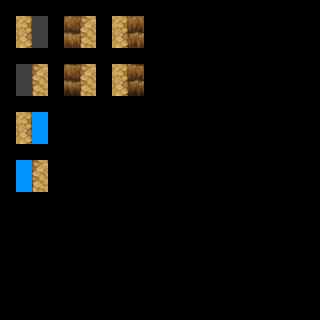

This is a level from a 2D game, rendered from its Tiled map with the project's own tilesets. A one-line summary and the complete map file follow:
An orthogonal 20x20 tile map with 16x16 px tiles, 3 tile layers (regions, input_set, output_over5 trees), 2 tilesets.

<map version="1.0" orientation="orthogonal" renderorder="right-down" width="20" height="20" tilewidth="16" tileheight="16" nextobjectid="1">
 <properties>
  <property name="NoOverlappingRules" value="true" />
 </properties>
 <tileset firstgid="1" name="ruleset" tilewidth="16" tileheight="16" tilecount="60" columns="10">
  <image source="../tilesets/ruleset.png" width="160" height="96" />
 </tileset>
 <tileset firstgid="61" name="dungeon_a4" tilewidth="16" tileheight="16" tilecount="960" columns="32">
  <image source="../tilesets/dungeon_a4.png" width="512" height="480" />
 </tileset>
 <layer name="regions" width="20" height="20">
  <data encoding="csv">
0,0,0,0,0,0,0,0,0,0,0,0,0,0,0,0,0,0,0,0,
0,1,1,0,1,1,0,1,1,0,0,0,0,0,0,0,0,0,0,0,
0,1,1,0,1,1,0,1,1,0,0,0,0,0,0,0,0,0,0,0,
0,0,0,0,0,0,0,0,0,0,0,0,0,0,0,0,0,0,0,0,
0,1,1,0,1,1,0,1,1,0,0,0,0,0,0,0,0,0,0,0,
0,1,1,0,1,1,0,1,1,0,0,0,0,0,0,0,0,0,0,0,
0,0,0,0,0,0,0,0,0,0,0,0,0,0,0,0,0,0,0,0,
0,1,1,0,0,0,0,0,0,0,0,0,0,0,0,0,0,0,0,0,
0,1,1,0,0,0,0,0,0,0,0,0,0,0,0,0,0,0,0,0,
0,0,0,0,0,0,0,0,0,0,0,0,0,0,0,0,0,0,0,0,
0,1,1,0,0,0,0,0,0,0,0,0,0,0,0,0,0,0,0,0,
0,1,1,0,0,0,0,0,0,0,0,0,0,0,0,0,0,0,0,0,
0,0,0,0,0,0,0,0,0,0,0,0,0,0,0,0,0,0,0,0,
0,0,0,0,0,0,0,0,0,0,0,0,0,0,0,0,0,0,0,0,
0,0,0,0,0,0,0,0,0,0,0,0,0,0,0,0,0,0,0,0,
0,0,0,0,0,0,0,0,0,0,0,0,0,0,0,0,0,0,0,0,
0,0,0,0,0,0,0,0,0,0,0,0,0,0,0,0,0,0,0,0,
0,0,0,0,0,0,0,0,0,0,0,0,0,0,0,0,0,0,0,0,
0,0,0,0,0,0,0,0,0,0,0,0,0,0,0,0,0,0,0,0,
0,0,0,0,0,0,0,0,0,0,0,0,0,0,0,0,0,0,0,0
</data>
 </layer>
 <layer name="input_set" width="20" height="20">
  <data encoding="csv">
0,0,0,0,0,0,0,0,0,0,0,0,0,0,0,0,0,0,0,0,
0,12,4,0,254,12,0,12,255,0,0,0,0,0,0,0,0,0,0,0,
0,12,4,0,286,12,0,12,287,0,0,0,0,0,0,0,0,0,0,0,
0,0,0,0,0,0,0,0,0,0,0,0,0,0,0,0,0,0,0,0,
0,4,12,0,318,12,0,12,319,0,0,0,0,0,0,0,0,0,0,0,
0,4,12,0,350,12,0,12,351,0,0,0,0,0,0,0,0,0,0,0,
0,0,0,0,0,0,0,0,0,0,0,0,0,0,0,0,0,0,0,0,
0,12,33,0,0,0,0,0,0,0,0,0,0,0,0,0,0,0,0,0,
0,12,33,0,0,0,0,0,0,0,0,0,0,0,0,0,0,0,0,0,
0,0,0,0,0,0,0,0,0,0,0,0,0,0,0,0,0,0,0,0,
0,33,12,0,0,0,0,0,0,0,0,0,0,0,0,0,0,0,0,0,
0,33,12,0,0,0,0,0,0,0,0,0,0,0,0,0,0,0,0,0,
0,0,0,0,0,0,0,0,0,0,0,0,0,0,0,0,0,0,0,0,
0,0,0,0,0,0,0,0,0,0,0,0,0,0,0,0,0,0,0,0,
0,0,0,0,0,0,0,0,0,0,0,0,0,0,0,0,0,0,0,0,
0,0,0,0,0,0,0,0,0,0,0,0,0,0,0,0,0,0,0,0,
0,0,0,0,0,0,0,0,0,0,0,0,0,0,0,0,0,0,0,0,
0,0,0,0,0,0,0,0,0,0,0,0,0,0,0,0,0,0,0,0,
0,0,0,0,0,0,0,0,0,0,0,0,0,0,0,0,0,0,0,0,
0,0,0,0,0,0,0,0,0,0,0,0,0,0,0,0,0,0,0,0
</data>
 </layer>
 <layer name="output_over5 trees" width="20" height="20">
  <data encoding="csv">
0,0,0,0,0,0,0,0,0,0,0,0,0,0,0,0,0,0,0,0,
0,192,0,0,0,189,0,192,0,0,0,0,0,0,0,0,0,0,0,0,
0,160,0,0,0,157,0,160,0,0,0,0,0,0,0,0,0,0,0,0,
0,0,0,0,0,0,0,0,0,0,0,0,0,0,0,0,0,0,0,0,
0,0,189,0,0,189,0,192,0,0,0,0,0,0,0,0,0,0,0,0,
0,0,157,0,0,157,0,160,0,0,0,0,0,0,0,0,0,0,0,0,
0,0,0,0,0,0,0,0,0,0,0,0,0,0,0,0,0,0,0,0,
0,192,0,0,0,0,0,0,0,0,0,0,0,0,0,0,0,0,0,0,
0,160,0,0,0,0,0,0,0,0,0,0,0,0,0,0,0,0,0,0,
0,0,0,0,0,0,0,0,0,0,0,0,0,0,0,0,0,0,0,0,
0,0,189,0,0,0,0,0,0,0,0,0,0,0,0,0,0,0,0,0,
0,0,157,0,0,0,0,0,0,0,0,0,0,0,0,0,0,0,0,0,
0,0,0,0,0,0,0,0,0,0,0,0,0,0,0,0,0,0,0,0,
0,0,0,0,0,0,0,0,0,0,0,0,0,0,0,0,0,0,0,0,
0,0,0,0,0,0,0,0,0,0,0,0,0,0,0,0,0,0,0,0,
0,0,0,0,0,0,0,0,0,0,0,0,0,0,0,0,0,0,0,0,
0,0,0,0,0,0,0,0,0,0,0,0,0,0,0,0,0,0,0,0,
0,0,0,0,0,0,0,0,0,0,0,0,0,0,0,0,0,0,0,0,
0,0,0,0,0,0,0,0,0,0,0,0,0,0,0,0,0,0,0,0,
0,0,0,0,0,0,0,0,0,0,0,0,0,0,0,0,0,0,0,0
</data>
 </layer>
</map>
